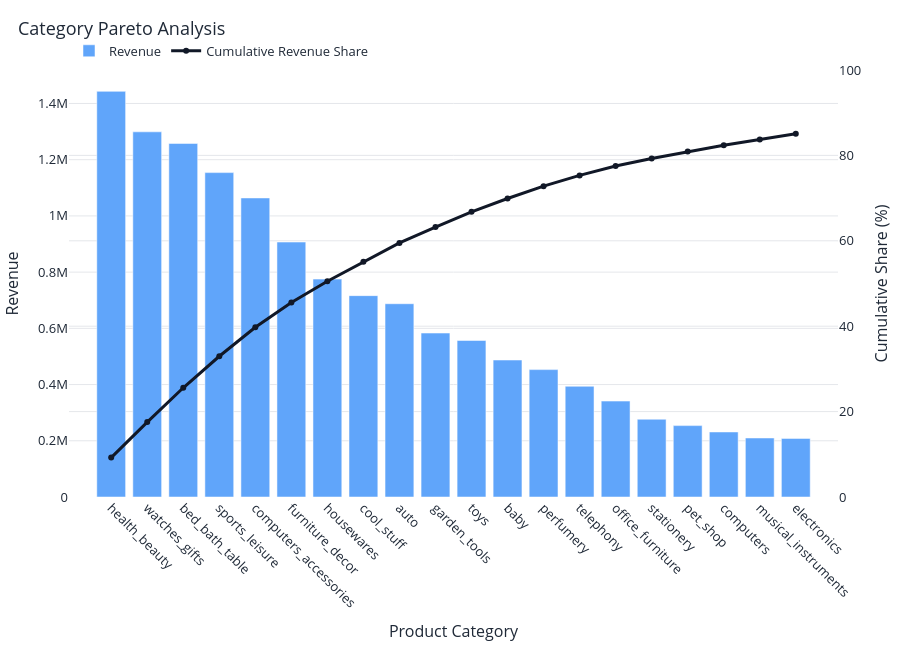

The notebook cell saved with this chart:
### Markdown cell above
# 8. Category Pareto Analysis


A Pareto chart combines bars and a cumulative percentage line.

Calculation:

```text
category gross payment value share = category gross payment value / total category gross payment value
cumulative share = running total of revenue share
```

Business question:

> How many categories explain most revenue?

### Code cell
# ============================================================
# 9. CATEGORY PARETO ANALYSIS
# ============================================================

# Convert category gross payment value index into a normal dataframe.
pareto_df = category_revenue.reset_index().copy()

# Calculate each category's share of revenue.
pareto_df["revenue_share"] = pareto_df["revenue"] / pareto_df["revenue"].sum() * 100

# Calculate cumulative revenue share from highest to lowest category.
pareto_df["cumulative_share"] = pareto_df["revenue_share"].cumsum()

# Keep top 20 categories for readable chart.
pareto_top = pareto_df.head(20)

# Calculate how many categories are needed to reach about 80% revenue.
categories_to_80 = (pareto_df["cumulative_share"] <= 80).sum() + 1

# Create figure manually because we combine bar and line.
fig = go.Figure()

# Add revenue bars.
fig.add_trace(
    go.Bar(
        x=pareto_top[category_column],
        y=pareto_top["revenue"],
        name="Revenue",
        marker_color="#60A5FA",
    )
)

# Add cumulative share line on second y-axis.
fig.add_trace(
    go.Scatter(
        x=pareto_top[category_column],
        y=pareto_top["cumulative_share"],
        name="Cumulative Revenue Share",
        mode="lines+markers",
        yaxis="y2",
        line=dict(color="#111827", width=3),
    )
)

# Configure left and right axes.
fig.update_layout(
    xaxis_title="Product Category",
    yaxis=dict(title="Revenue"),
    yaxis2=dict(title="Cumulative Share (%)", overlaying="y", side="right", range=[0, 100]),
)

# Rotate category labels because they are long.
fig.update_xaxes(tickangle=45)

# Apply style and display.
fig = style_chart(fig, "Category Pareto Analysis", height=650)
fig.show()

show_insight(
    "Category Pareto Insight",
    [
        f"Top 5 categories explain {top_5_category_share:.1f}% of revenue.",
        f"Top 10 categories explain {top_10_category_share:.1f}% of revenue.",
        f"About {categories_to_80} categories are needed to reach roughly 80% of revenue.",
    ],
    "This chart shows whether revenue is concentrated or diversified across categories. High concentration can help focus strategy, but also creates dependency risk."
)

### Figure 1 — Plotly figure (JSON) as saved in the notebook; plotly's stock layout.template omitted (floating-point values rounded to 4 significant figures)
{"data": [{"marker": {"color": "#60A5FA"}, "name": "Revenue", "type": "bar", "x": ["health_beauty", "watches_gifts", "bed_bath_table", "sports_leisure", "computers_accessories", "furniture_decor", "housewares", "cool_stuff", "auto", "garden_tools", "toys", "baby", "perfumery", "telephony", "office_furniture", "stationery", "pet_shop", "computers", "musical_instruments", "electronics"], "y": [1443000.0, 1299000.0, 1258000.0, 1154000.0, 1064000.0, 907000.0, 775100.0, 716400.0, 687600.0, 583200.0, 556900.0, 487300.0, 453200.0, 393900.0, 341200.0, 276700.0, 253900.0, 231400.0, 210000.0, 208500.0]}, {"line": {"color": "#111827", "width": 3}, "mode": "lines+markers", "name": "Cumulative Revenue Share", "type": "scatter", "x": ["health_beauty", "watches_gifts", "bed_bath_table", "sports_leisure", "computers_accessories", "furniture_decor", "housewares", "cool_stuff", "auto", "garden_tools", "toys", "baby", "perfumery", "telephony", "office_furniture", "stationery", "pet_shop", "computers", "musical_instruments", "electronics"], "y": [9.228, 17.54, 25.58, 32.96, 39.76, 45.56, 50.52, 55.1, 59.5, 63.23, 66.79, 69.9, 72.8, 75.32, 77.5, 79.27, 80.9, 82.37, 83.72, 85.05], "yaxis": "y2"}], "layout": {"font": {"color": "#1f2937", "size": 13}, "height": 650, "legend": {"orientation": "h", "y": 1.08}, "margin": {"b": 45, "l": 30, "r": 30, "t": 70}, "paper_bgcolor": "white", "plot_bgcolor": "white", "title": {"text": "Category Pareto Analysis", "x": 0.02}, "xaxis": {"showgrid": false, "tickangle": 45, "title": {"text": "Product Category"}, "zeroline": false}, "yaxis": {"gridcolor": "#e5e7eb", "title": {"text": "Revenue"}, "zeroline": false}, "yaxis2": {"gridcolor": "#e5e7eb", "overlaying": "y", "range": [0, 100], "side": "right", "title": {"text": "Cumulative Share (%)"}, "zeroline": false}}}
